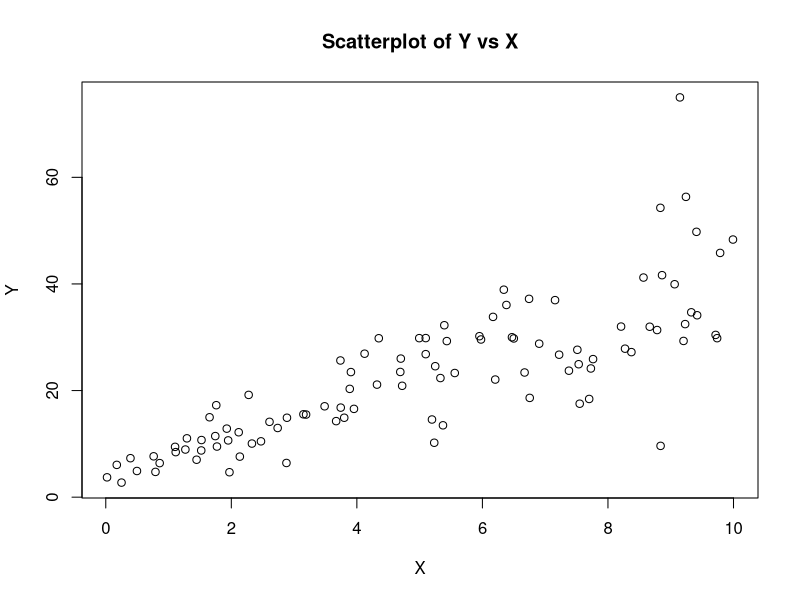

This figure's R source:
## ---- chunk 1
knitr::opts_chunk$set(echo = TRUE)
## ---- chunk 2

set.seed(2017)

X = runif(100) * 10

Y = X * 4 + 3.45

Y = rnorm(100) * 0.29 * Y + Y

## ---- chunk 3

plot(X, Y, main="Scatterplot of Y vs X", xlab="X", ylab="Y")


## ---- chunk 4

lm_model = lm(Y ~ X)

summary(lm_model)

coefficients(lm_model)


## ---- chunk 5

cor(X, Y)

summary(lm_model)


## ---- chunk 6
head(mtcars)

## ---- chunk 7

model_wt = lm(hp ~ wt, data = mtcars)
model_mpg = lm(hp ~ mpg, data = mtcars)

summary(model_wt)
summary(model_mpg)

## ---- chunk 8

model = lm(hp ~ cyl + mpg, data = mtcars)

intercept = coef(model)["(Intercept)"]

coef_cyl = coef(model)["cyl"]

coef_mpg = coef(model)["mpg"]

new_cyl = 4

new_mpg = 22

estimated_hp = intercept + coef_cyl * new_cyl + coef_mpg * new_mpg

cat("Estimated horse power for 4 cylinders and 22 MPG is", estimated_hp)

## ---- chunk 9

library(mlbench)

data(BostonHousing)

BostonHousing$chas = factor(BostonHousing$chas, levels = c(0, 1))


## ---- chunk 10

model_medv = lm(medv ~ crim + zn + ptratio + chas, data = BostonHousing)

summary(model_medv)


## ---- chunk 11
model = lm(medv ~ crim + zn + ptratio + chas, data = BostonHousing)

house1 = data.frame(crim = 0.5, zn = 0, ptratio = 20, chas = factor(0, levels = c(0, 1)))
house2 = data.frame(crim = 0.5, zn = 0, ptratio = 20, chas = factor(1, levels = c(0, 1)))

coefficients_model = coef(model)

medv_house1 = coefficients_model[1] + coefficients_model[2] * house1$crim + coefficients_model[3] * house1$zn + coefficients_model[4] * house1$ptratio + coefficients_model[5] * as.numeric(house1$chas)

cat("House one price is",medv_house1*1000,"dollars")

medv_house2 = coefficients_model[1] + coefficients_model[2] * house2$crim + coefficients_model[3] * house2$zn + coefficients_model[4] * house2$ptratio + coefficients_model[5] * as.numeric(house2$chas)

cat("\nHouse two price is",medv_house2*1000,"dollars")

price_difference_chas = medv_house2 - medv_house1

cat("\nPrice difference between house one and house two is",price_difference_chas*1000, "Dollars")

## ---- chunk 12

model = lm(medv ~ chas, data = BostonHousing)

house1 = data.frame(chas = factor(0, levels = c(0, 1)))
house2 = data.frame(chas = factor(1, levels = c(0, 1)))

coefficients_model = coef(model)

medv_house1 = coefficients_model[1] + coefficients_model[2] * as.numeric(house1$chas)

cat("House one price is",medv_house1*1000,"dollars")

medv_house2 = coefficients_model[1] + coefficients_model[2] * as.numeric(house2$chas)

cat("\nHouse two price is",medv_house2*1000,"dollars")

price_difference_chas = medv_house2 - medv_house1

cat("\nPrice difference between house one and house 2 is",price_difference_chas*1000, "Dollars")


## ---- chunk 13
model = lm(medv ~ ptratio, data = BostonHousing)

house1 = data.frame(ptratio = 15)
house2 = data.frame(ptratio = 18)

coefficients_model = coef(model)

medv_house1 = coefficients_model[1] + coefficients_model[2] * house1$ptratio 

cat("House one price is",medv_house1*1000,"dollars")

medv_house2 = coefficients_model[1] + coefficients_model[2] * house2$ptratio

cat("\nHouse two price is",medv_house2*1000,"dollars")

price_difference_chas = medv_house1 - medv_house2

cat("\nPrice difference between house one and house two is",price_difference_chas*1000, "Dollars")

## ---- chunk 14
model = lm(medv ~ crim + zn + ptratio + chas, data = BostonHousing)

house1 = data.frame(crim = 0.5, zn = 0, ptratio = 15, chas = factor(0, levels = c(0, 1)))
house2 = data.frame(crim = 0.5, zn = 0, ptratio = 18, chas = factor(0, levels = c(0, 1)))

coefficients_model = coef(model)

medv_house1 = coefficients_model[1] + coefficients_model[2] * house1$crim + coefficients_model[3] * house1$zn + coefficients_model[4] * house1$ptratio + coefficients_model[5] * as.numeric(house1$chas)

cat("House one price is",medv_house1*1000,"dollars")

medv_house2 = coefficients_model[1] + coefficients_model[2] * house2$crim + coefficients_model[3] * house2$zn + coefficients_model[4] * house2$ptratio + coefficients_model[5] * as.numeric(house2$chas)

cat("\nHouse two price is",medv_house2*1000,"dollars")

price_difference_chas = medv_house1 - medv_house2

cat("\nPrice difference between house one and house two is",price_difference_chas*1000, "Dollars")

## ---- chunk 15

summary(model_medv)

## ---- chunk 16
anova(model_medv)

